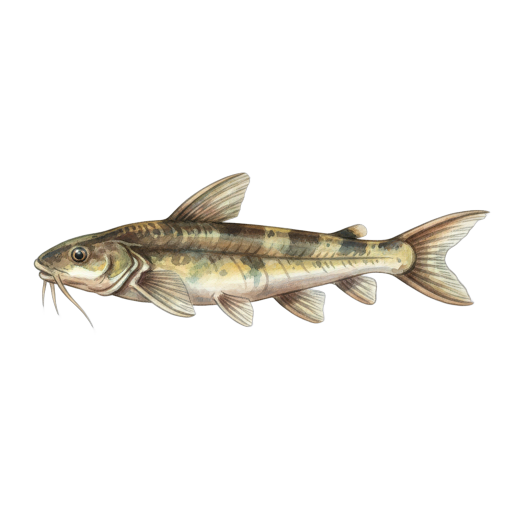
#> input picture fishing/assets/fish/100.png, 1024 x 1024 px (shown at 1/2 size); its folder holds only this picture in this run
$ python cutout_fish.py
#> lines starting #> are read from the running program, lines starting #| are printed output that depends on the picture
"""Batch-remove connected backgrounds from generated fish art.

Uses border-color clustering plus flood fill, preserving light markings inside
the animal while making only background regions connected to the canvas edge
transparent. Outputs are centered on a transparent square canvas.
"""
from __future__ import annotations

import argparse
import math
from collections import deque
from pathlib import Path

from PIL import Image, ImageFilter


def dist2(a, b):
    return sum((int(a[i]) - int(b[i])) ** 2 for i in range(3))


def border_samples(im: Image.Image, step: int = 8):
    px, w, h = im.load(), im.width, im.height
    out = []
    for x in range(0, w, step):
        out.extend((px[x, 0][:3], px[x, h - 1][:3]))
    for y in range(0, h, step):
        out.extend((px[0, y][:3], px[w - 1, y][:3]))
    return out


def cluster(samples, k=6, iterations=10):
    centers = [samples[int(i * (len(samples) - 1) / max(1, k - 1))] for i in range(k)]
    for _ in range(iterations):
        groups = [[0, 0, 0, 0] for _ in centers]
        for p in samples:
            idx = min(range(len(centers)), key=lambda i: dist2(p, centers[i]))
            g = groups[idx]
            g[0] += p[0]; g[1] += p[1]; g[2] += p[2]; g[3] += 1
        for i, g in enumerate(groups):
            if g[3]:
                centers[i] = tuple(round(g[c] / g[3]) for c in range(3))
    return centers


def cutout(path: Path, output: Path):
    src = Image.open(path).convert("RGBA")
    # Work at half size for fast, stable segmentation; restore at the end.
    work = src.resize((512, 512), Image.Resampling.LANCZOS)
    pix, w, h = work.load(), work.width, work.height
    samples = border_samples(work, 4)
    centers = cluster(samples)

    # Derive tolerance from natural variation inside each border cluster.
    deviations = []
    for p in samples:
        deviations.append(math.sqrt(min(dist2(p, c) for c in centers)))
    deviations.sort()
    p85 = deviations[int(len(deviations) * .85)]
    hard = max(34, min(82, p85 * 1.45 + 18))
    soft = min(125, hard + 34)
    hard2, soft2 = hard * hard, soft * soft

    alpha = Image.new("L", (w, h), 255)
    ap = alpha.load()
    seen = bytearray(w * h)
    q = deque()
    for x in range(w):
        q.append((x, 0)); q.append((x, h - 1))
    for y in range(h):
        q.append((0, y)); q.append((w - 1, y))

    while q:
        x, y = q.popleft()
        pos = y * w + x
        if seen[pos]:
            continue
        seen[pos] = 1
        d = min(dist2(pix[x, y], c) for c in centers)
        if d > soft2:
            continue
        if d <= hard2:
            ap[x, y] = 0
        else:
            ap[x, y] = round(255 * (d - hard2) / (soft2 - hard2))
        if x: q.append((x - 1, y))
        if x + 1 < w: q.append((x + 1, y))
        if y: q.append((x, y - 1))
        if y + 1 < h: q.append((x, y + 1))

    alpha = alpha.filter(ImageFilter.GaussianBlur(.65))
    work.putalpha(alpha)
    bbox = alpha.point(lambda a: 255 if a > 24 else 0).getbbox()
    if not bbox:
        raise RuntimeError(f"No foreground detected: {path}")
    subject = work.crop(bbox)
    max_side = 880
    scale = min(max_side / subject.width, max_side / subject.height, 2)
    subject = subject.resize((max(1, round(subject.width * scale)), max(1, round(subject.height * scale))), Image.Resampling.LANCZOS)
    canvas = Image.new("RGBA", (1024, 1024), (0, 0, 0, 0))
    canvas.alpha_composite(subject, ((1024 - subject.width) // 2, (1024 - subject.height) // 2))
    output.parent.mkdir(parents=True, exist_ok=True)
    canvas.save(output, optimize=True)
    return hard, bbox


def main():
    parser = argparse.ArgumentParser()
    parser.add_argument("--input", type=Path, default=Path("assets/fish"))
    parser.add_argument("--output", type=Path, default=Path("assets/fish-cutout"))
    parser.add_argument("--ids", nargs="*", type=int)
    args = parser.parse_args()
    files = sorted(args.input.glob("*.png"), key=lambda p: int(p.stem))
    if args.ids is not None:
        wanted = set(args.ids)
        files = [p for p in files if int(p.stem) in wanted]
    for i, path in enumerate(files, 1):
        hard, bbox = cutout(path, args.output / path.name)
#> in cutout, src is the input picture: PIL image 1024x1024 RGBA; mean R, G, B, A 20.6, 18.9, 15.4, 32.3
#> in cutout, `work = src.resize((512, 512), Image.Resampling.LANCZOS)`:
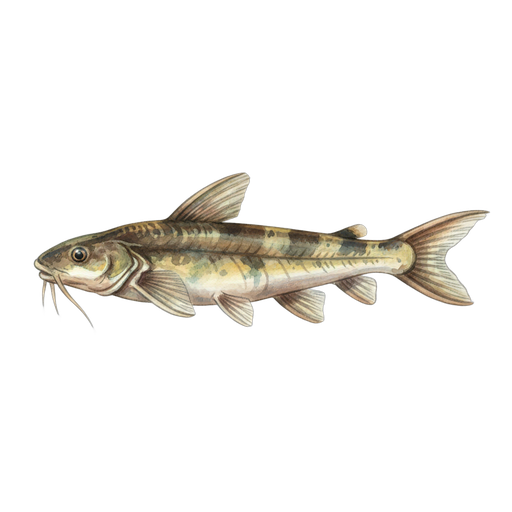
#> work: PIL image 512x512 RGBA; mean R, G, B, A 21.5, 19.7, 16.2, 32.3; transparent parts drawn white
#> in cutout, `pix, w, h = work.load(), work.width, work.height`: w = 512
#> after the loop in border_samples, `for x in range(0, w, step):`: out = 256 items, first 6: (0, 0, 0), (0, 0, 0), (0, 0, 0), (0, 0, 0), (0, 0, 0), (0, 0, 0)
#> after the loop in border_samples, `for y in range(0, h, step):`: out = 512 items, first 6: (0, 0, 0), (0, 0, 0), (0, 0, 0), (0, 0, 0), (0, 0, 0), (0, 0, 0)
#> in cutout, `samples = border_samples(work, 4)`: samples has the same summary as out in border_samples
#> in cluster, `centers = [samples[int(i * (len(samples) - 1) / max(1, k - 1))] for i ..`: centers = [(0, 0, 0), (0, 0, 0), (0, 0, 0), (0, 0, 0), (0, 0, 0), (0, 0, 0)]
#> after the loop in cutout, `for p in samples:`: deviations = 512 values from 0 to 0
#> in cutout, `p85 = deviations[int(len(deviations) * .85)]`: p85 = 0
#> in cutout, `hard = max(34, min(82, p85 * 1.45 + 18))`: hard = 34
#> in cutout, `soft = min(125, hard + 34)`: soft = 68
#> in cutout, `hard2, soft2 = hard * hard, soft * soft`: hard2 = 1156; soft2 = 4624
#> in cutout, `alpha = Image.new("L", (w, h), 255)`: alpha: PIL image 512x512 L; every value is 255
#> the loop in cutout, `while q:` made 905852 passes
#> (x, y, pos) on passes 1 to 3: (0, 0, 0), (0, 511, 261632), (1, 0, 1)
#> in cutout, `alpha = alpha.filter(ImageFilter.GaussianBlur(.65))`:
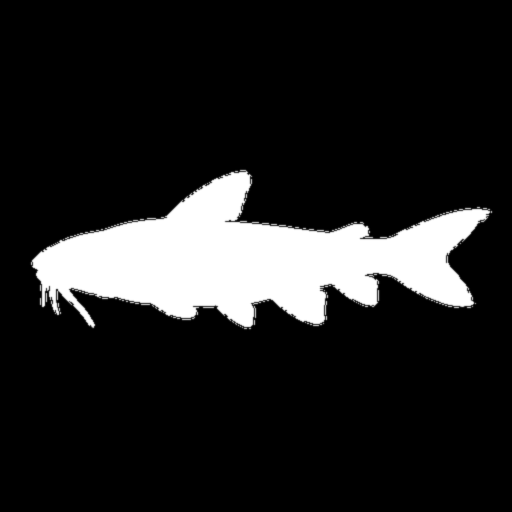
#> alpha: PIL image 512x512 L; min 0, max 255, mean 34.7
#> in cutout, `work.putalpha(alpha)`:
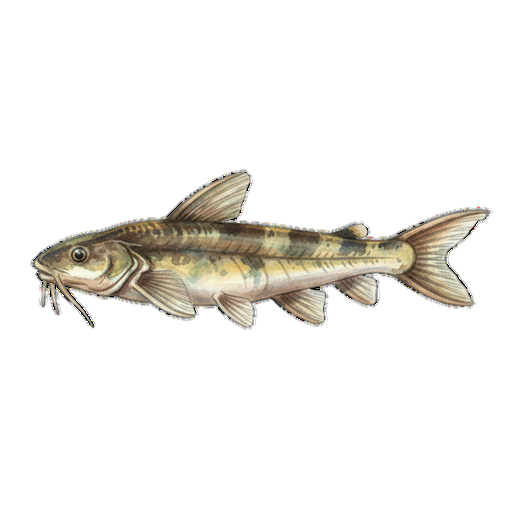
#> work: PIL image 512x512 RGBA; mean R, G, B, A 21.5, 19.7, 16.2, 34.7; transparent parts drawn white
#> in cutout, `bbox = alpha.point(lambda a: 255 if a > 24 else 0).getbbox()`: bbox = (30, 169, 493, 330)
#> in cutout, `subject = work.crop(bbox)`:
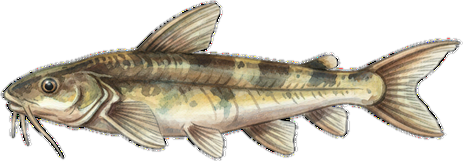
#> subject: PIL image 463x161 RGBA; mean R, G, B, A 75.4, 69.3, 56.8, 122.1; transparent parts drawn white
#> in cutout, `subject = subject.resize((max(1, round(subject.width * scale)), max(1,..`:
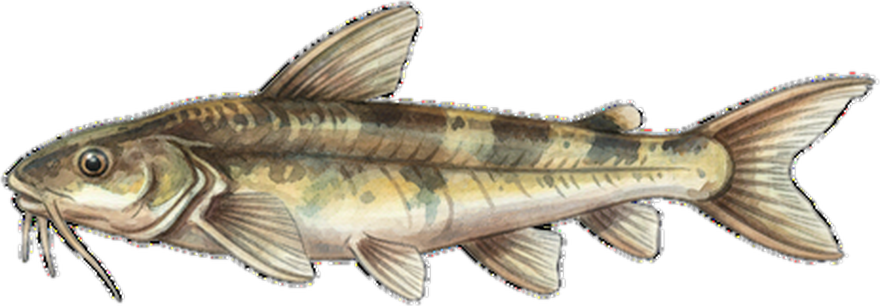
#> subject: PIL image 880x306 RGBA; mean R, G, B, A 78.5, 72.2, 59.4, 122.1; transparent parts drawn white
#> in cutout, `canvas = Image.new("RGBA", (1024, 1024), (0, 0, 0, 0))`: canvas: PIL image 1024x1024 RGBA; every value is 0
#> in cutout, `canvas.alpha_composite(subject, ((1024 - subject.width) // 2, (1024 - ..`:
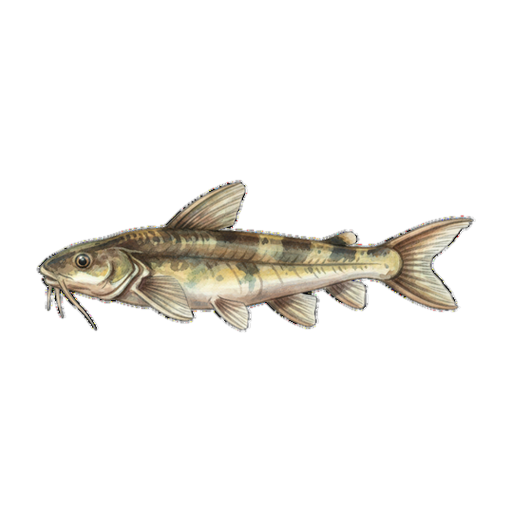
#> canvas: PIL image 1024x1024 RGBA (shown at 1/2 size); mean R, G, B, A 20.1, 18.5, 15.3, 31.4; transparent parts drawn white
#> hard = 34; bbox = (30, 169, 493, 330)
        print(f"[{i}/{len(files)}] {path.name}: tolerance={hard:.1f}, bbox={bbox}")
#| [1/1] 100.png: tolerance=34.0, bbox=(30, 169, 493, 330)


if __name__ == "__main__":
    main()
